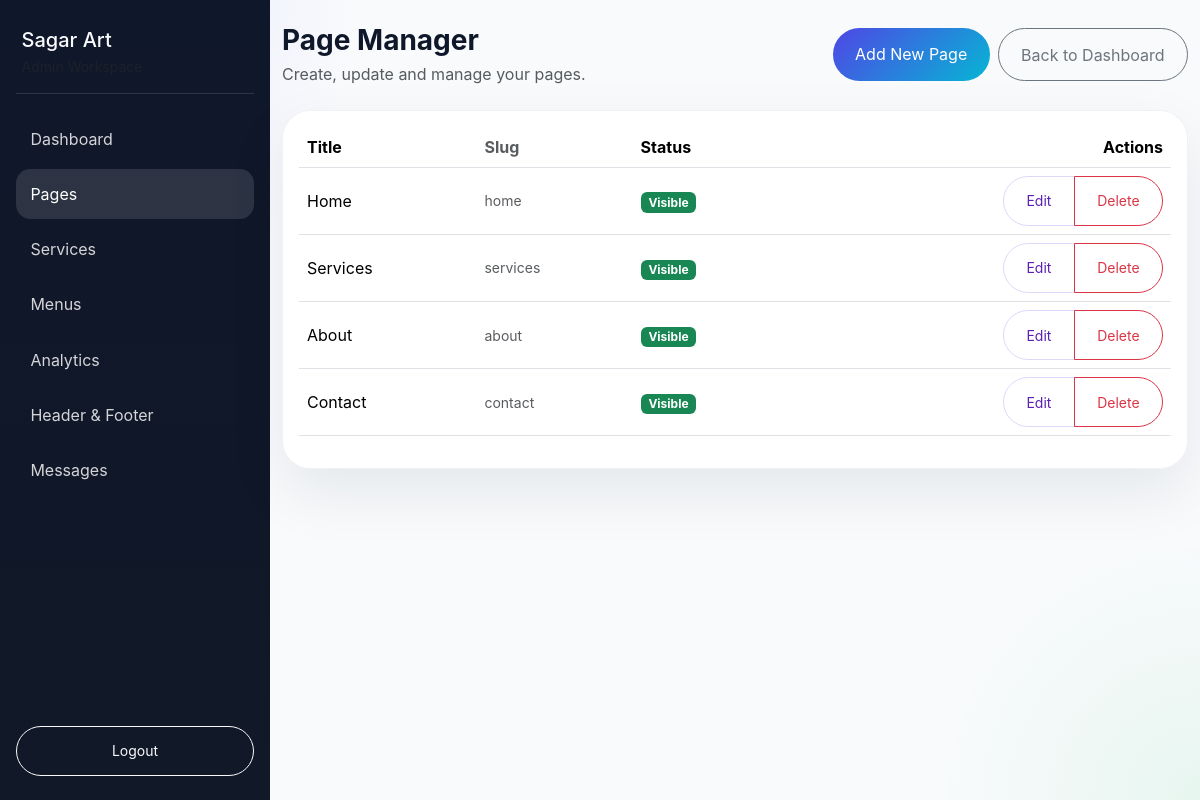
The page /admin/page_form.php (signed in) on the database its author committed.
### tables this page shows
CREATE TABLE `pages` (
  `id` int(11) NOT NULL,
  `slug` varchar(100) NOT NULL,
  `title` varchar(255) NOT NULL,
  `content` text NOT NULL,
  `hero_title` varchar(255) DEFAULT NULL,
  `hero_text` text DEFAULT NULL,
  `image_url` varchar(255) DEFAULT NULL,
  `show_in_menu` tinyint(1) NOT NULL DEFAULT 1,
  `menu_order` int(11) NOT NULL DEFAULT 0,
  `hero_video_url` varchar(255) DEFAULT NULL
);

### admin/page_form.php (the view, shortened to what this page needs)
<?php
require '../includes/config.php';
$pages = $conn->query('SELECT id, slug, title, show_in_menu FROM pages ORDER BY menu_order ASC, id ASC');
?>
<!DOCTYPE html>
<html lang="en">
<head>
  <link href="https://cdn.jsdelivr.net/npm/bootstrap@5.3.3/dist/css/bootstrap.min.css" rel="stylesheet">
  <link rel="stylesheet" href="../assets/css/style.css">
</head>
<body class="admin-shell">
  <div class="admin-layout">
    <?php include 'includes/sidebar.php'; ?>
    <main class="admin-main">
      <div class="container-fluid py-4">
        <div class="d-flex justify-content-between align-items-center mb-4">
          <div>
            <h3 class="fw-bold mb-1">Page Manager</h3>
            <p class="text-muted mb-0">Create, update and manage your pages.</p>
          </div>
          <div class="d-flex gap-2">
            <a href="page_form.php?new=1" class="btn btn-primary">Add New Page</a>
            <a href="dashboard.php" class="btn btn-outline-secondary">Back to Dashboard</a>
          </div>
        </div>
        <div class="row g-4">
          <div class="col-12">
            <div class="card admin-card">
              <div class="card-body">
                <?php if ($pages && $pages->num_rows > 0): ?>
                  <div class="table-responsive">
                    <table class="table align-middle">
                      <thead>
                        <tr>
                          <th>Title</th>
                          <th class="text-muted">Slug</th>
                          <th>Status</th>
                          <th class="text-end">Actions</th>
                        </tr>
                      </thead>
                      <tbody>
                        <?php while ($row = $pages->fetch_assoc()): ?>
                          <tr>
                            <td><?php echo htmlspecialchars($row['title']); ?></td>
                            <td class="text-muted small"><?php echo htmlspecialchars($row['slug']); ?></td>
                            <td><?php echo !empty($row['show_in_menu']) ? '<span class="badge bg-success">Visible</span>' : '<span class="badge bg-secondary">Hidden</span>'; ?></td>
                            <td class="text-end">
                              <div class="btn-group btn-group-sm" role="group">
                                <a href="page_form.php?slug=<?php echo urlencode($row['slug']); ?>" class="btn btn-outline-primary">Edit</a>
                                <a href="page_form.php?delete=<?php echo urlencode($row['slug']); ?>" class="btn btn-outline-danger" onclick="return confirm('Delete this page?');">Delete</a>
                              </div>
                            </td>
                          </tr>
                        <?php endwhile; ?>
                      </tbody>
                    </table>
                  </div>
                <?php else: ?>
                  <div class="text-muted">No pages found. Create a new page using the button above.</div>
                <?php endif; ?>
              </div>
            </div>
          </div>
        </div>
      </div>
    </main>
  </div>
</body>
</html>

### assets/css/style.css (style rules this page uses)
:root { --bg-base: #f9fbff; --bg-surface: rgba(255, 255, 255, 0.95); --text-base: #0f172a; --text-muted: #475569; --accent-strong: #5b21b6; --accent-soft: #3b82f6; --accent-fade: #a78bfa; --shadow-soft: 0 24px 60px rgba(15, 23, 42, 0.08); }
* { box-sizing: border-box; }
body { margin: 0; font-family: 'Inter', 'Segoe UI', Arial, sans-serif; background: radial-gradient(circle at top left, rgba(59, 130, 246, 0.12), transparent 28%), radial-gradient(circle at bottom right, rgba(139, 92, 246, 0.14), transparent 22%), var(--bg-base); color: var(--text-base); }
a { color: inherit; }
.card, .admin-card, .footer-card { border: 0; border-radius: 1.75rem; background: var(--bg-surface); box-shadow: var(--shadow-soft); }
.btn { border-radius: 999px; padding: 0.85rem 1.4rem; }
.btn-primary, .btn-primary:focus, .btn-primary:hover { background: linear-gradient(135deg, #4f46e5, #06b6d4); border: none; color: #fff; }
.btn-outline-primary { color: var(--accent-strong); border-color: rgba(79, 70, 229, 0.2); }
.btn-secondary, .btn-outline-secondary { border-radius: 999px; }
.admin-shell { background: radial-gradient(circle at top left, rgba(99, 102, 241, 0.14), transparent 25%), radial-gradient(circle at bottom right, rgba(34, 197, 94, 0.08), transparent 18%), #f8fafc; min-height: 100vh; }
.admin-layout { display: flex; min-height: 100vh; }
.admin-main { flex: 1; min-width: 0; }
.admin-card .table td, .admin-card .table th { vertical-align: middle; }
.admin-shell .btn-outline-secondary, .admin-shell .btn-outline-primary, .admin-shell .btn-outline-info, .admin-shell .btn-outline-success, .admin-shell .btn-outline-danger { border-radius: 999px; }
.admin-shell .card { border: 1px solid rgba(15, 23, 42, 0.06); }

### rows shown on the page
pages: title "Home", slug "home", show_in_menu "Visible"
pages: title "Services", slug "services", show_in_menu "Visible"
pages: title "About", slug "about", show_in_menu "Visible"
pages: title "Contact", slug "contact", show_in_menu "Visible"

### other values the page prints
$item['label'] "Dashboard"
$item['label'] "Pages"
$item['label'] "Services"
$item['label'] "Menus"
$item['label'] "Analytics"
$item['label'] "Header & Footer"
$item['label'] "Messages"
